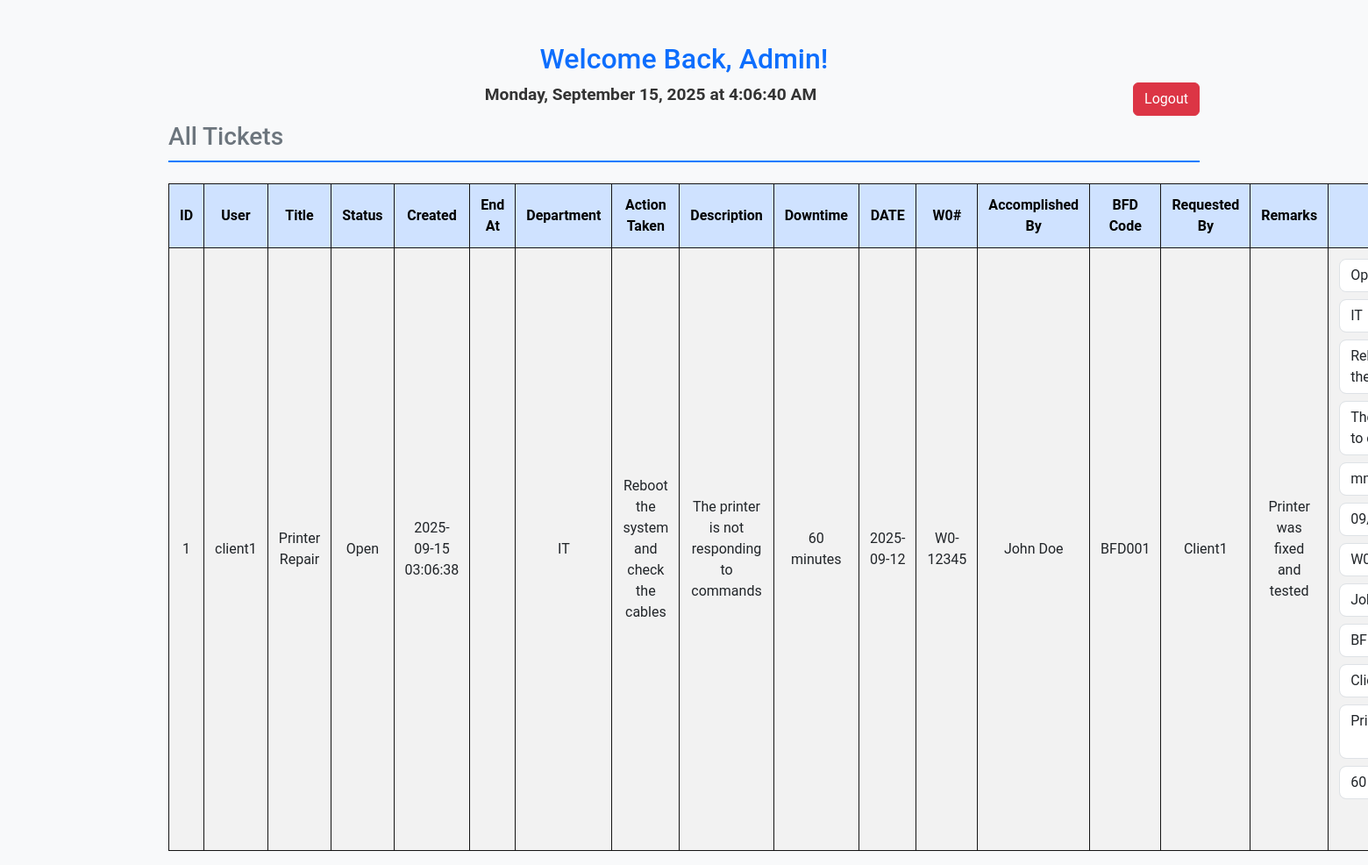
/admin.php (signed in), run on the app's committed database.
### tables this page shows
CREATE TABLE IF NOT EXISTS tickets (
    id INT AUTO_INCREMENT PRIMARY KEY,
    user_id INT NOT NULL,
    title VARCHAR(255) NOT NULL,
    description TEXT NOT NULL,
    department VARCHAR(100) NOT NULL,
    action_taken TEXT NOT NULL,
    status ENUM('Open', 'In Progress', 'Closed') DEFAULT 'Open',
    created_at DATETIME DEFAULT CURRENT_TIMESTAMP,
    end_at DATETIME NULL,
    downtime INT DEFAULT NULL,  
     
    date DATE NULL,
    w0_number VARCHAR(50) NULL,
    accomplished_by VARCHAR(100) NULL,
    bfd_code VARCHAR(50) NULL,
    requested_by VARCHAR(100) NULL,
    remarks TEXT NULL,
    FOREIGN KEY (user_id) REFERENCES users(id)
);

CREATE TABLE IF NOT EXISTS users (
    id INT AUTO_INCREMENT PRIMARY KEY,
    username VARCHAR(50) UNIQUE NOT NULL,
    password VARCHAR(255) NOT NULL,
    role ENUM('admin', 'client') NOT NULL
);

### admin.php (the view, shortened to what this page needs)
<?php
include "db.php";
$tickets = $conn->query("SELECT tickets.*, users.username FROM tickets JOIN users ON tickets.user_id=users.id ORDER BY tickets.created_at DESC");
?>
<!DOCTYPE html>
<html lang="en">
<head>
    <link href="https://cdn.jsdelivr.net/npm/bootstrap@5.3.0-alpha1/dist/css/bootstrap.min.css" rel="stylesheet">
    <link rel="stylesheet" href="style.css">
</head>
<body>
<div class="container mt-5">
    <h2 class="text-center text-primary">Welcome Back, Admin!</h2>
    <a href="logout.php" class="btn btn-danger mb-3 float-end">Logout</a>
    <div id="real-time-clock" class="text-center mb-3" style="font-weight: bold; font-size: 1.2em;"></div>
    <h3 class="mb-4 text-secondary">All Tickets</h3>
    <table class="table table-striped table-bordered table-hover">
        <thead class="table-primary">
            <tr>
                <th>ID</th>
                <th>User</th>
                <th>Title</th>
                <th>Status</th>
                <th>Created</th>
                <th>End At</th>
                <th>Department</th>
                <th>Action Taken</th>
                <th>Description</th>
                <th>Downtime</th>
                <th>DATE</th>
                <th>W0#</th>
                <th>Accomplished By</th>
                <th>BFD Code</th>
                <th>Requested By</th>
                <th>Remarks</th>
                <th>Update</th>
            </tr>
        </thead>
        <tbody>
            <?php while($row = $tickets->fetch_assoc()) {
                $created_at = new DateTime($row['created_at']);
                $end_at = new DateTime($row['end_at']);
                $downtime = $created_at->diff($end_at);
                $downtime_minutes = $downtime->h * 60 + $downtime->i;
            ?>
            <tr>
                <td><?= htmlspecialchars($row['id']) ?></td>
                <td><?= htmlspecialchars($row['username']) ?></td>
                <td><?= htmlspecialchars($row['title']) ?></td>
                <td><?= htmlspecialchars($row['status']) ?></td>
                <td><?= htmlspecialchars($row['created_at']) ?></td>
                <td><?= htmlspecialchars($row['end_at']) ?></td>
                <td><?= htmlspecialchars($row['department']) ?></td>
                <td><?= htmlspecialchars($row['action_taken']) ?></td>
                <td><?= htmlspecialchars($row['description']) ?></td>
                <td><?= $downtime_minutes ?> minutes</td>
                <td><?= htmlspecialchars($row['date']) ?></td>
                <td><?= htmlspecialchars($row['w0_number']) ?></td>
                <td><?= htmlspecialchars($row['accomplished_by']) ?></td>
                <td><?= htmlspecialchars($row['bfd_code']) ?></td>
                <td><?= htmlspecialchars($row['requested_by']) ?></td>
                <td><?= htmlspecialchars($row['remarks']) ?></td>
                <td>
                    <form method="POST">
                        <select name="status" class="form-select mb-2">
                            <option value="Open" <?= $row['status'] == 'Open' ? 'selected' : '' ?>>Open</option>
                        </select>
                        <input type="text" name="department" value="<?= htmlspecialchars($row['department']) ?>" class="form-control mb-2" placeholder="Department" required>
                        <textarea name="action_taken" class="form-control mb-2" placeholder="Action Taken"><?= htmlspecialchars($row['action_taken']) ?></textarea>
                        <textarea name="description" class="form-control mb-2" placeholder="Description"><?= htmlspecialchars($row['description']) ?></textarea>
                        <input type="datetime-local" name="end_at" value="<?= htmlspecialchars($row['end_at']) ?>" class="form-control mb-2">
                        <input type="date" name="date" value="<?= htmlspecialchars($row['date']) ?>" class="form-control mb-2">
                        <input type="text" name="w0_number" value="<?= htmlspecialchars($row['w0_number']) ?>" class="form-control mb-2" placeholder="W0#">
                        <input type="text" name="accomplished_by" value="<?= htmlspecialchars($row['accomplished_by']) ?>" class="form-control mb-2" placeholder="Accomplished By">
                        <input type="text" name="bfd_code" value="<?= htmlspecialchars($row['bfd_code']) ?>" class="form-control mb-2" placeholder="BFD Code">
                        <input type="text" name="requested_by" value="<?= htmlspecialchars($row['requested_by']) ?>" class="form-control mb-2" placeholder="Requested By">
                        <textarea name="remarks" class="form-control mb-2" placeholder="Remarks"><?= htmlspecialchars($row['remarks']) ?></textarea>
                        <input type="number" name="downtime" value="<?= $downtime_minutes ?>" class="form-control mb-2" placeholder="Downtime (minutes)" min="0" readonly>
                    </form>
                </td>
            </tr>
            <?php } ?>
        </tbody>
    </table>
</div>
</body>
</html>

### style.css (style rules this page uses)
body { background-color: #f8f9fa; font-family: 'Roboto', Arial, sans-serif; color: #333; }
.container { max-width: 1200px; }
h2, h3 { color: #00050a; }
h3 { border-bottom: 2px solid #007bff; padding-bottom: 10px; }
.table { background-color: #0e0c0c; border: 1px solid #141414; }
.table th, .table td { text-align: center; vertical-align: middle; padding: 12px; border: 1px solid #141414; }
.table-primary { background-color: #5c5e5f; color: white; }
.table-striped tbody tr:nth-of-type(odd) { background-color: #f8f9fa; }
.form-select, .form-control { border-radius: 8px; box-shadow: none; }
.btn-danger { background-color: #dc3545; border-color: #dc3545; }
textarea { resize: vertical; min-height: 80px; }
table th, table td { border: 1px solid #111010; padding: 10px; text-align: center; }

### data on the page
tickets: id "1", user.username "client1", title "Printer Repair", status "Open", created_at "2025-09-15 03:06:38", department "IT", action_taken "Reboot the system and check the cables", description "The printer is not responding to commands", downtime_minutes "60", date "2025-09-12", w0_number "W0-12345", accomplished_by "John Doe", bfd_code "BFD001", requested_by "Client1", remarks "Printer was fixed and tested", date "09/12/2025", downtime "60"
